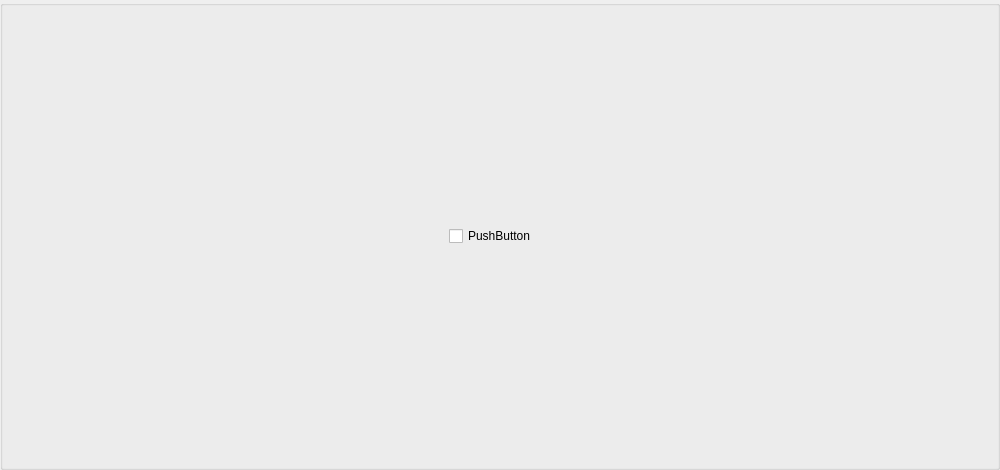
<?xml version="1.0" encoding="UTF-8"?>
<ui version="4.0">
 <class>windowstweaks</class>
 <widget class="QGroupBox" name="windowstweaks">
  <property name="sizePolicy">
   <sizepolicy hsizetype="Minimum" vsizetype="Minimum">
    <horstretch>0</horstretch>
    <verstretch>0</verstretch>
   </sizepolicy>
  </property>
  <property name="minimumSize">
   <size>
    <width>1000</width>
    <height>470</height>
   </size>
  </property>
  <property name="maximumSize">
   <size>
    <width>1000</width>
    <height>470</height>
   </size>
  </property>
  <property name="windowTitle">
   <string>GroupBox</string>
  </property>
  <property name="alignment">
   <set>Qt::AlignmentFlag::AlignBottom|Qt::AlignmentFlag::AlignLeading|Qt::AlignmentFlag::AlignLeft</set>
  </property>
  <layout class="QHBoxLayout" name="horizontalLayout">
   <property name="sizeConstraint">
    <enum>QLayout::SizeConstraint::SetDefaultConstraint</enum>
   </property>
   <property name="leftMargin">
    <number>9</number>
   </property>
   <item>
    <widget class="QCheckBox" name="checkBox">
     <property name="maximumSize">
      <size>
       <width>100</width>
       <height>100</height>
      </size>
     </property>
     <property name="text">
      <string>PushButton</string>
     </property>
    </widget>
   </item>
  </layout>
 </widget>
 <resources/>
 <connections/>
</ui>
